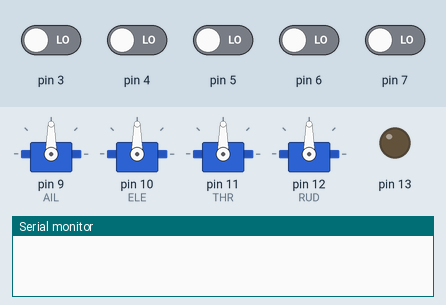
Bench run of a sketch on a simulated Arduino Uno, built with avr-gcc and run on an emulated ATmega328P. On the bench: 4 × servo, output pins drawn as LEDs (lit = HIGH), the last lines printed to the serial monitor. The inputs (shaded band) are chosen by the test bench; at power-on: pin 3–7 LOW.

Above: at 0.1 s.
At 0.7 s:
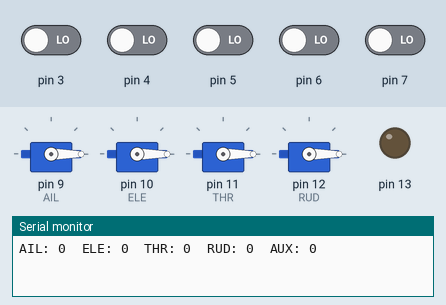
Timing chart, 0 to 2.2 s (numbered marks = the images above):
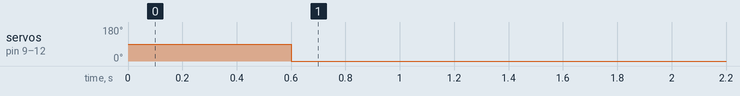

Measured:
- by itself, servo on pin 9 (AIL), servo on pin 10 (ELE), servo on pin 11 (THR), servo on pin 12 (RUD): 90° → 0° at 0.60 s

The sketch:

receiver_test.ino
```cpp
// (licence header left out)
#include <Servo.h>
#define LED 13

Servo AIL;
Servo ELE;
Servo THR;
Servo RUD;
Servo AUX;

int recAIL;
int recELE;
int recTHR;
int recRUD;
int recAUX;

void setup() {
  Serial.begin(9600);
  pinMode(9, OUTPUT);
  pinMode(10, OUTPUT);
  pinMode(11, OUTPUT);
  pinMode(12, OUTPUT);
  pinMode(13, OUTPUT);
  AIL.attach(9);
  ELE.attach(10);
  THR.attach(11);
  RUD.attach(12);
  delay(500);
}

void loop() {

  recAIL = pulseIn(3, HIGH, 20000);
  recELE = pulseIn(4, HIGH, 20000);
  recTHR = pulseIn(5, HIGH, 20000);
  recRUD = pulseIn(6, HIGH, 20000);
  recAUX = pulseIn(7, HIGH, 20000);

  AIL.writeMicroseconds(recAIL);
  ELE.writeMicroseconds(recELE);
  THR.writeMicroseconds(recTHR);
  RUD.writeMicroseconds(recRUD);

  Serial.print("AIL: ");
  Serial.print(recAIL);
  Serial.print('\t');
  Serial.print("ELE: ");
  Serial.print(recELE);
  Serial.print('\t');
  Serial.print("THR: ");
  Serial.print(recTHR);
  Serial.print('\t');
  Serial.print("RUD: ");
  Serial.print(recRUD);
  Serial.print('\t');
  Serial.print("AUX: ");
  Serial.print(recAUX);
  Serial.print('\n');
}
```
